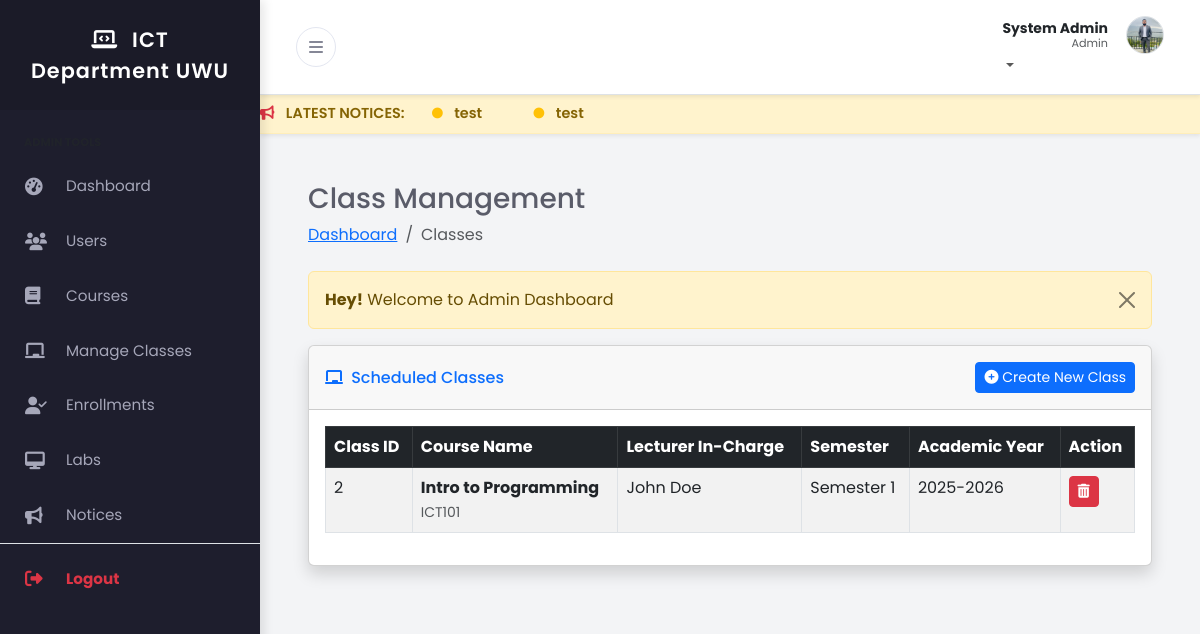
The page /admin/classes.php (signed in) on the database its author committed.
### tables this page shows
CREATE TABLE IF NOT EXISTS `users` (
  `user_id` int NOT NULL AUTO_INCREMENT,
  `full_name` varchar(100) NOT NULL,
  `email` varchar(100) NOT NULL,
  `password_hash` varchar(255) NOT NULL,
  `role` enum('admin','lecturer','student') NOT NULL,
  `phone` varchar(20) DEFAULT NULL,
  `profile_pic` varchar(255) DEFAULT 'default.png',
  `created_at` timestamp NULL DEFAULT CURRENT_TIMESTAMP,
  `theme` varchar(10) DEFAULT 'light',
  PRIMARY KEY (`user_id`),
  UNIQUE KEY `email` (`email`)
);

CREATE TABLE IF NOT EXISTS `classes` (
  `class_id` int NOT NULL AUTO_INCREMENT,
  `course_code` varchar(20) DEFAULT NULL,
  `lecturer_id` int DEFAULT NULL,
  `academic_year` varchar(20) DEFAULT NULL COMMENT 'e.g., 2024-2025',
  `semester` enum('Semester 1','Semester 2') NOT NULL,
  PRIMARY KEY (`class_id`),
  KEY `course_code` (`course_code`),
  KEY `lecturer_id` (`lecturer_id`)
);

CREATE TABLE IF NOT EXISTS `courses` (
  `course_code` varchar(20) NOT NULL,
  `course_name` varchar(150) NOT NULL,
  `credits` int NOT NULL,
  `semester_level` int NOT NULL COMMENT 'e.g., 1 to 8',
  `description` text,
  PRIMARY KEY (`course_code`)
);

### admin/classes.php (the view, shortened to what this page needs)
<?php
include('../includes/header.php');
include('../config/db.php');
?>
<div class="container-fluid px-4">
    <h3 class="mt-4">Class Management</h3>
    <ol class="breadcrumb mb-4">
        <li class="breadcrumb-item"><a href="index.php">Dashboard</a></li>
        <li class="breadcrumb-item active">Classes</li>
    </ol>
    <?php include('../message.php'); ?>
    <div class="card shadow mb-4">
        <div class="card-header py-3 d-flex justify-content-between align-items-center">
            <h6 class="m-0 font-weight-bold text-primary"><i class="fas fa-chalkboard me-1"></i> Scheduled Classes</h6>
            <button type="button" class="btn btn-primary btn-sm" data-bs-toggle="modal" data-bs-target="#addClassModal">
                <i class="fas fa-plus-circle"></i> Create New Class
            </button>
        </div>
        <div class="card-body">
            <div class="table-responsive">
                <table class="table table-bordered table-striped" id="dataTable" width="100%" cellspacing="0">
                    <thead class="table-dark">
                        <tr>
                            <th>Class ID</th>
                            <th>Course Name</th>
                            <th>Lecturer In-Charge</th>
                            <th>Semester</th>
                            <th>Academic Year</th>
                            <th>Action</th>
                        </tr>
                    </thead>
                    <tbody>
                        <?php
                        $query = "SELECT cl.*, co.course_name, u.full_name
                                  FROM classes cl
                                  JOIN courses co ON cl.course_code = co.course_code
                                  LEFT JOIN users u ON cl.lecturer_id = u.user_id
                                  ORDER BY cl.class_id DESC";
                        $query_run = mysqli_query($conn, $query);
                        if(mysqli_num_rows($query_run) > 0)
                        {
                            foreach($query_run as $row)
                            {
                                ?>
                                <tr>
                                    <td><?= $row['class_id']; ?></td>
                                    <td>
                                        <strong><?= $row['course_name']; ?></strong><br>
                                        <small class="text-muted"><?= $row['course_code']; ?></small>
                                    </td>
                                    <td>
                                        <?php if($row['full_name']): ?>
                                            <?= $row['full_name']; ?>
                                        <?php else: ?>
                                            <span class="badge bg-warning text-dark">Not Assigned</span>
                                        <?php endif; ?>
                                    </td>
                                    <td><?= $row['semester']; ?></td>
                                    <td><?= $row['academic_year']; ?></td>
                                    <td>
                                        <form action="code.php" method="POST" class="d-inline" onsubmit="return confirm('Delete this class? This will also remove student enrollments!');">
                                            <button type="submit" name="delete_class_btn" class="btn btn-danger btn-sm"><i class="fas fa-trash-alt"></i></button>
                                        </form>
                                    </td>
                                </tr>
                                <?php
                            }
                        }
                        else
                        {
                            echo "<tr><td colspan='6' class='text-center'>No Classes Created Yet</td></tr>";
                        }
                        ?>
                    </tbody>
                </table>
            </div>
        </div>
    </div>
</div>
<?php include('../includes/footer.php'); ?>

### includes/header.php (shortened to what this page needs)
<?php
include_once('../config/db.php');
$role = $_SESSION['auth_role'];
$user_id = $_SESSION['auth_user']['user_id'];
$header_query = "SELECT full_name, profile_pic, theme FROM users WHERE user_id='$user_id' LIMIT 1";
$header_query_run = mysqli_query($conn, $header_query);
$user_row = mysqli_fetch_array($header_query_run);
$user_name = $user_row['full_name'];
$profile_pic = $user_row['profile_pic'];
$user_theme = isset($user_row['theme']) ? $user_row['theme'] : 'light';
$initials = strtoupper(substr($user_name, 0, 1));
?>
<!DOCTYPE html>
<html lang="en">
<head>
    <link href="https://cdn.jsdelivr.net/npm/bootstrap@5.3.0/dist/css/bootstrap.min.css" rel="stylesheet">
    <link rel="stylesheet" href="https://cdnjs.cloudflare.com/ajax/libs/font-awesome/6.4.0/css/all.min.css">
    <link href="../assets/css/style.css" rel="stylesheet">
</head>
<body class="<?= ($user_theme == 'dark') ? 'dark-mode' : ''; ?>">
<div class="d-flex" id="wrapper">
    <div id="sidebar-wrapper">
        <div class="sidebar-heading">
            <i class="fas fa-laptop-code me-2"></i> ICT Department UWU
        </div>
        <div class="list-group list-group-flush mt-3">
            <?php if($role == 'admin') : ?>
                <div class="small text-uppercase fw-bold text-muted px-4 mb-2 mt-2" style="font-size:0.7rem;">Admin Tools</div>
                <a href="../admin/index.php" class="list-group-item list-group-item-action"><i class="fas fa-tachometer-alt me-3"></i> Dashboard</a>
                <a href="../admin/users.php" class="list-group-item list-group-item-action"><i class="fas fa-users me-3"></i> Users</a>
                <a href="../admin/courses.php" class="list-group-item list-group-item-action"><i class="fas fa-book me-3"></i> Courses</a>
                <a href="../admin/classes.php" class="list-group-item list-group-item-action"><i class="fas fa-chalkboard me-3"></i> Manage Classes</a>
                <a href="../admin/enrollments.php" class="list-group-item list-group-item-action"><i class="fas fa-user-check me-3"></i> Enrollments</a>
                <a href="../admin/labs.php" class="list-group-item list-group-item-action"><i class="fas fa-desktop me-3"></i> Labs</a>
                <a href="../admin/notices.php" class="list-group-item list-group-item-action"><i class="fas fa-bullhorn me-3"></i> Notices</a>
                <?php endif; ?>
            <div class="mt-auto mb-4 border-top pt-2">
                <a href="../logout.php" class="list-group-item list-group-item-action text-danger fw-bold">
                    <i class="fas fa-sign-out-alt me-3"></i> Logout
                </a>
            </div>
        </div>
    </div>
    <div id="page-content-wrapper">
        <nav class="navbar navbar-expand-lg border-bottom bg-white shadow-sm">
            <div class="container-fluid">
                <button class="btn btn-toggle" id="sidebarToggle">
                    <i class="fas fa-bars"></i>
                </button>
                <ul class="navbar-nav ms-auto mt-2 mt-lg-0">
                    <li class="nav-item dropdown">
                        <a class="nav-link dropdown-toggle p-0" href="#" id="navbarDropdown" role="button" data-bs-toggle="dropdown" aria-haspopup="true" aria-expanded="false">
                            <div class="user-profile-box d-flex align-items-center">
                                <div class="text-end d-none d-sm-block me-2" style="line-height: 1.2;">
                                    <span class="d-block fw-bold text-dark small"><?= $user_name; ?></span>
                                    <span class="d-block text-muted" style="font-size: 0.7rem;"><?= ucfirst($role); ?></span>
                                </div>
                                <?php if($profile_pic != 'default.png' && $profile_pic != ''): ?>
                                    <img src="../uploads/profile/<?= $profile_pic; ?>" class="rounded-circle border" style="width:38px; height:38px; object-fit:cover;">
                                <?php else: ?>
                                    <div class="user-avatar bg-primary text-white rounded-circle d-flex justify-content-center align-items-center fw-bold shadow-sm" style="width:38px; height:38px;">
                                        <?= $initials; ?>
                                    </div>
                                <?php endif; ?>
                            </div>
                        </a>
                    </li>
                </ul>
            </div>
        </nav>
        <?php
        $marquee_query = "SELECT title FROM notices ORDER BY id DESC LIMIT 5";
        $marquee_run = mysqli_query($conn, $marquee_query);
        if(mysqli_num_rows($marquee_run) > 0) {
            echo '<div class="notice-marquee shadow-sm">';
            echo '<marquee behavior="scroll" direction="left" onmouseover="this.stop();" onmouseout="this.start();">';
            echo '<i class="fas fa-bullhorn me-2 text-danger"></i> LATEST NOTICES: ';
            while($m_row = mysqli_fetch_array($marquee_run)) {
                echo '<span class="mx-4"> <i class="fas fa-circle fa-xs text-warning me-2"></i> ' . $m_row['title'] . '</span>';
            }
            echo '</marquee>';
            echo '</div>';
        }
        ?>
        <div class="container-fluid px-4 py-4">

### assets/css/style.css (style rules this page uses)
:root { --primary-color: #4e73df; --secondary-color: #858796; --body-bg: #f3f4f6; --text-color: #5a5c69; --sidebar-bg: #1e1e2d; --sidebar-text: #a6a7b9; --sidebar-text-hover: #ffffff; --sidebar-active-bg: #2b2b40; --navbar-bg: #ffffff; --card-bg: #ffffff; --shadow-sm: 0 0.125rem 0.25rem rgba(0, 0, 0, 0.075); --shadow-md: 0 4px 6px -1px rgba(0, 0, 0, 0.1), 0 2px 4px -1px rgba(0, 0, 0, 0.06); }
body { font-family: "Poppins", sans-serif; background-color: var(--body-bg); color: var(--text-color); overflow-x: hidden; }
#wrapper { display: flex; width: 100%; align-items: stretch; transition: all 0.3s ease-in-out; }
#sidebar-wrapper { min-width: 260px; max-width: 260px; min-height: 100vh; background-color: var(--sidebar-bg); color: var(--sidebar-text); transition: margin 0.3s ease-in-out; box-shadow: 4px 0 10px rgba(0, 0, 0, 0.1); z-index: 1000; }
.sidebar-heading { padding: 1.5rem; font-size: 1.3rem; font-weight: 600; text-align: center; color: #fff; background: rgba(0, 0, 0, 0.1); letter-spacing: 1px; }
.list-group-item { background-color: transparent; color: var(--sidebar-text); border: none; padding: 16px 25px; font-weight: 400; transition: all 0.2s; font-size: 0.95rem; display: flex; align-items: center; }
.list-group-item i { width: 25px; font-size: 1.1rem; }
#page-content-wrapper { width: 100%; transition: all 0.3s ease; }
.navbar { background-color: var(--navbar-bg) !important; box-shadow: var(--shadow-sm); padding: 1rem 1.5rem; }
.btn-toggle { background: transparent; border: 1px solid #e3e6f0; color: var(--secondary-color); border-radius: 50%; width: 40px; height: 40px; display: flex; align-items: center; justify-content: center; transition: all 0.2s; }
.user-profile-box { display: flex; align-items: center; gap: 10px; cursor: pointer; }
@media (min-width: 768px) { #sidebar-wrapper { margin-left: 0; } }
.notice-marquee { background: #fff3cd; color: #856404; padding: 8px 0; font-weight: 600; font-size: 0.9rem; border-bottom: 1px solid #ffeeba; white-space: nowrap; overflow: hidden; }

### rows shown on the page
users: full_name "System Admin", profile_pic (picture)
classes: class_id "2", courses.course_name "Intro to Programming", course_code "ICT101", users.full_name "John Doe", semester "Semester 1", academic_year "2025-2026"

### other values the page prints
$role "Admin"
$m_row['title'] "test"
$_SESSION['message'] "Welcome to Admin Dashboard"
